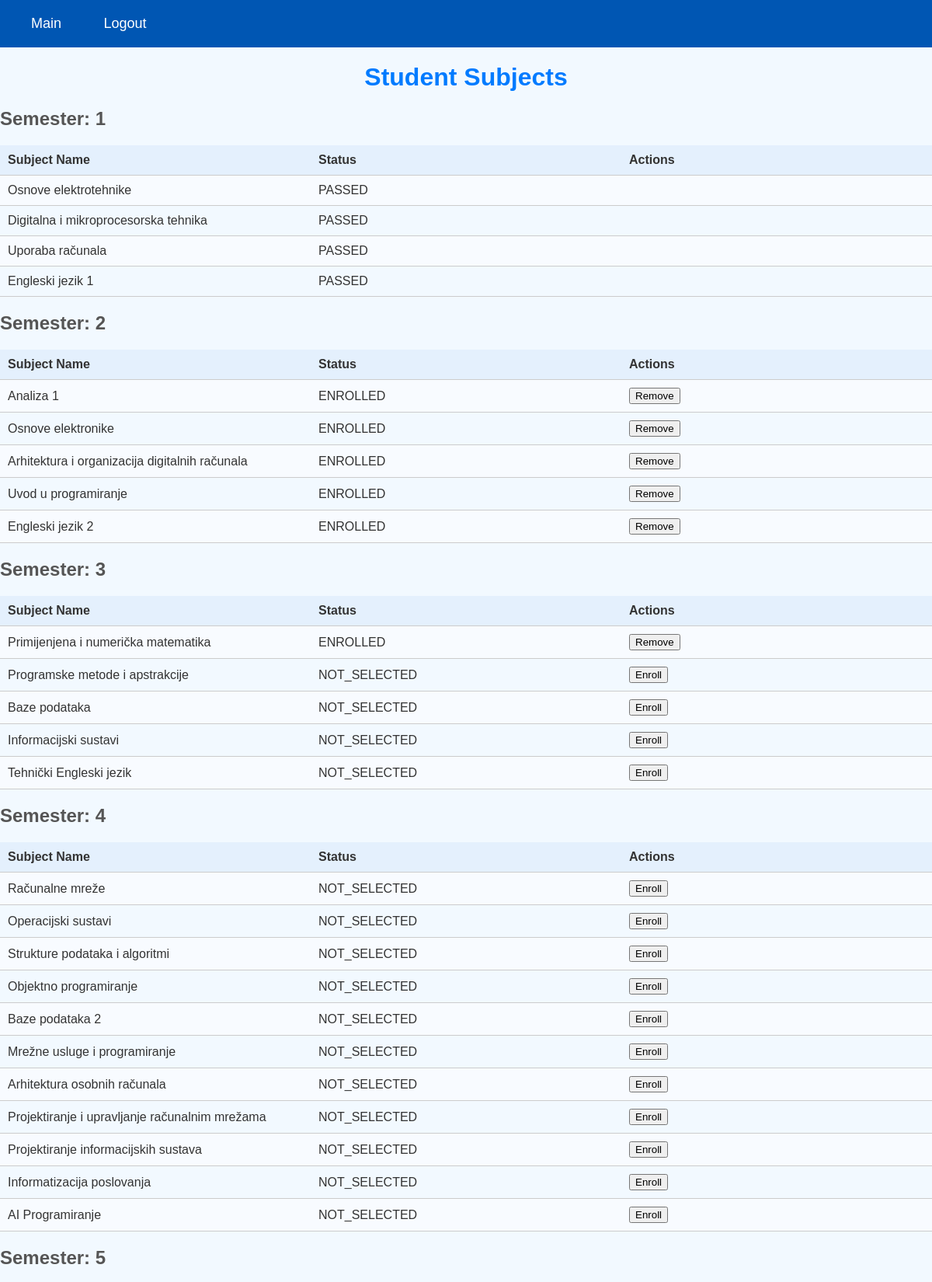
The page /student/main (signed in, upper part) on the database its author committed.
### app/models.py (models this page shows, shortened)
class Subject(models.Model):
    IZBORNI_CHOICES = (('da', 'Da'), ('ne', 'Ne'), )
    id = models.IntegerField(primary_key=True)
    name = models.CharField(max_length=255)
    code = models.CharField(max_length=255)
    program = models.TextField()
    ects_points = models.IntegerField()
    sem_redovni = models.IntegerField()
    sem_izvanredni = models.IntegerField()
    izborni = models.CharField(max_length=2, choices=IZBORNI_CHOICES)

class Enrollment(models.Model):
    STATUS_CHOICES = (('ENROLLED', 'Enrolled'), ('PASSED', 'Passed'), ('DROPPED', 'Dropped'))
    student = models.ForeignKey(User, on_delete=models.CASCADE)
    subject = models.ForeignKey(Subject, on_delete=models.CASCADE)
    status = models.CharField(max_length=50, choices=STATUS_CHOICES)

### app/authorization.py (the view)
        def wrapper(request, *args, **kwargs):
            if request.user.is_authenticated and request.user.role == role:
                return view_func(request, *args, **kwargs)
            else:
                return render(request, 'forbidden.html')  # Render your custom forbidden page

### app/authorization.py (called while the page is built)
def role_required(role):
    def decorator(view_func):
        def wrapper(request, *args, **kwargs):
            if request.user.is_authenticated and request.user.role == role:
                return view_func(request, *args, **kwargs)
            else:
                return render(request, 'forbidden.html')  # Render your custom forbidden page
        return wrapper
    return decorator

### app/views.py (called while the page is built)
def get_student_status(is_full_time_student):
    if is_full_time_student:
        return 'sem_redovni'
    else:
        return 'sem_izvanredni'

def get_subjects_for_student_in_semester(is_full_time_student, semester_number):
    subjects = Subject.objects.all()
    if is_full_time_student:
        return subjects.filter(sem_redovni=semester_number)
    return subjects.filter(sem_izvanredni=semester_number)

### app/templates/student/student/main_student.html (shortened to what this page needs)
{% extends 'base.html' %}
{% load static %}
{% block header %}
    {% include 'student/student/student_header.html' %}
{% endblock %}
{% block content %}
<h1>Student Subjects</h1>
{% for sem_subjects in student_subjects %}
  <h2>Semester: {{ forloop.counter }}</h2>
  <table>
    <tr>
      <th>Subject Name</th>
      <th>Status</th>
      <th>Actions</th>
    </tr>
    {% for subject, status in sem_subjects %}
    <tr>
      <td>{{ subject.name }}</td>
      <td>{{ status }}</td>
      <td>
      {% if status == 'NOT_SELECTED' %}
        <form action="{% url 'enroll_student' subject.id %}" method="post">
          <button type="submit">Enroll</button>
        </form>
      {% elif status == 'ENROLLED' %}
        <form action="{% url 'remove_enrollment' subject.id %}" method="post">
          <button type="submit">Remove</button>
        </form>
      {% endif %}
      </td>
    </tr>
    {% endfor %}
  </table>
{% endfor %}
{% endblock %}

### app/static/style.css (style rules this page uses)
body { font-family: "Arial", sans-serif; background-color: #f2f9ff; color: #333; }
h1 { color: #007bff; text-align: center; margin-top: 20px; }
h2 { color: #555; margin-top: 20px; }
table { width: 100%; border-collapse: collapse; margin-top: 20px; table-layout: fixed; }
th, td { padding: 10px; text-align: left; border-bottom: 1px solid #ccc; }
th { background-color: #e4f0fd; color: #333; }
tr:nth-child(even) { background-color: #f8fbff; }
form { display: inline; }

### app/static/student/header_style.css (style rules this page uses)
body { margin: 0; padding: 10; }

### rows shown on the page
Subject: name "Osnove elektrotehnike", status "PASSED"
Subject: name "Digitalna i mikroprocesorska tehnika", status "PASSED"
Subject: name "Uporaba računala", status "PASSED"
Subject: name "Engleski jezik 1", status "PASSED"
Subject: name "Analiza 1", status "ENROLLED", shows "Remove"
Subject: name "Osnove elektronike", status "ENROLLED", shows "Remove"
Subject: name "Arhitektura i organizacija digitalnih računala", status "ENROLLED", shows "Remove"
Subject: name "Uvod u programiranje", status "ENROLLED", shows "Remove"
Subject: name "Engleski jezik 2", status "ENROLLED", shows "Remove"
Subject: name "Primijenjena i numerička matematika", status "ENROLLED", shows "Remove"
Subject: name "Programske metode i apstrakcije", status "NOT_SELECTED", shows "Enroll"
Subject: name "Baze podataka", status "NOT_SELECTED", shows "Enroll"
Subject: name "Informacijski sustavi", status "NOT_SELECTED", shows "Enroll"
Subject: name "Tehnički Engleski jezik", status "NOT_SELECTED", shows "Enroll"
Subject: name "Računalne mreže", status "NOT_SELECTED", shows "Enroll"
Subject: name "Operacijski sustavi", status "NOT_SELECTED", shows "Enroll"
Subject: name "Strukture podataka i algoritmi", status "NOT_SELECTED", shows "Enroll"
Subject: name "Objektno programiranje", status "NOT_SELECTED", shows "Enroll"
Subject: name "Baze podataka 2", status "NOT_SELECTED", shows "Enroll"
Subject: name "Mrežne usluge i programiranje", status "NOT_SELECTED", shows "Enroll"
Subject: name "Arhitektura osobnih računala", status "NOT_SELECTED", shows "Enroll"
Subject: name "Projektiranje i upravljanje računalnim mrežama", status "NOT_SELECTED", shows "Enroll"
Subject: name "Projektiranje informacijskih sustava", status "NOT_SELECTED", shows "Enroll"
Subject: name "Informatizacija poslovanja", status "NOT_SELECTED", shows "Enroll"
Subject: name "AI Programiranje", status "NOT_SELECTED", shows "Enroll"
